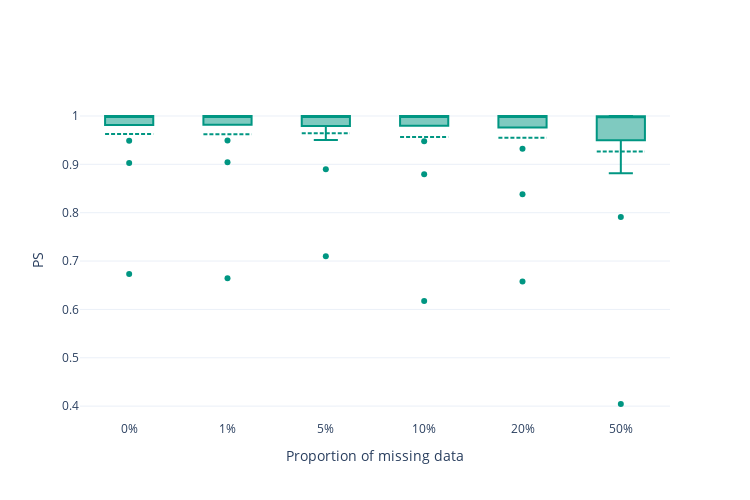

The notebook cell saved with this chart:
### Code cell
plot_missing(mds_conv_5, "PS", False, plot_prefix="MDS")

### Figure 1 — Plotly figure (JSON) as saved in the notebook; plotly's stock layout.template omitted (floating-point values rounded to 4 significant figures)
{"data": [{"boxmean": true, "marker": {"color": "rgb(0, 150, 130)"}, "name": "0%", "y": [0.9028, 0.6731, 0.9998, 0.9999, 0.9985, 0.9997, 0.9997, 1.0, 0.9921, 0.9998, 0.9998, 1.0, 0.9488], "type": "box"}, {"boxmean": true, "marker": {"color": "rgb(0, 150, 130)"}, "name": "1%", "y": [0.9042, 0.6644, 0.9998, 0.9999, 0.9985, 0.9997, 0.9997, 0.9999, 0.9925, 0.9998, 0.9998, 1.0, 0.9494], "type": "box"}, {"boxmean": true, "marker": {"color": "rgb(0, 150, 130)"}, "name": "5%", "y": [0.89, 0.7097, 0.9998, 0.9999, 0.9985, 0.9997, 0.9997, 0.9999, 0.989, 0.9998, 0.9998, 1.0, 0.9504], "type": "box"}, {"boxmean": true, "marker": {"color": "rgb(0, 150, 130)"}, "name": "10%", "y": [0.8796, 0.6176, 0.9998, 0.9999, 0.9983, 0.9997, 0.9997, 0.9999, 0.9903, 0.9998, 0.9998, 1.0, 0.9477], "type": "box"}, {"boxmean": true, "marker": {"color": "rgb(0, 150, 130)"}, "name": "20%", "y": [0.8384, 0.6578, 0.9997, 0.9999, 0.9981, 0.9996, 0.9996, 0.9999, 0.9907, 0.9997, 0.9998, 1.0, 0.9325], "type": "box"}, {"boxmean": true, "marker": {"color": "rgb(0, 150, 130)"}, "name": "50%", "y": [0.791, 0.4044, 0.9995, 0.9998, 0.9962, 0.9993, 0.9993, 0.9999, 0.9725, 0.9996, 0.9996, 0.9999, 0.8815], "type": "box"}], "layout": {"xaxis": {"title": {"text": "Proportion of missing data"}}, "yaxis": {"title": {"text": "PS"}}, "height": 500, "width": 750, "showlegend": false}}
